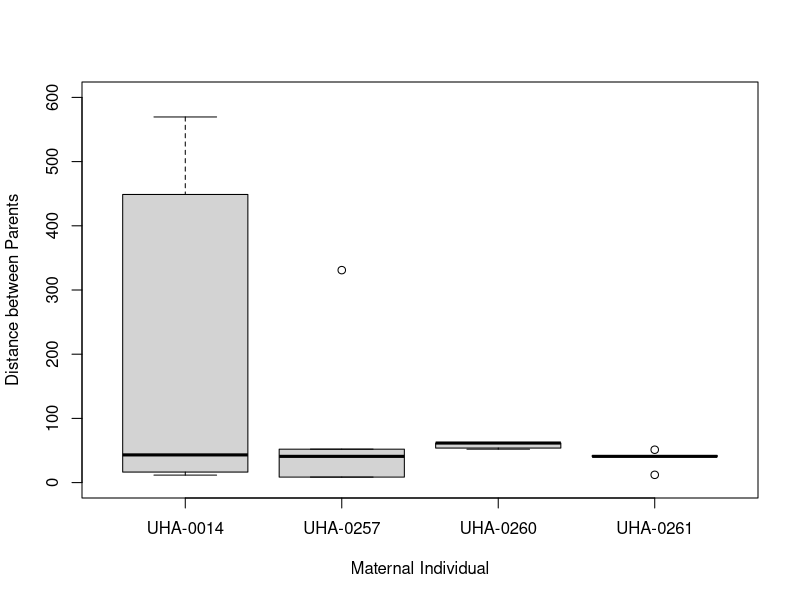

Write the R code that produced this figure.
#####################
#     Libraries     #
#####################

library(geosphere)

###############################
#     Parentage Analyses      #
###############################

#set working directory 
setwd("G:/Shared drives/Emily_Schumacher/Project_Folders/USBG_Hybrid_Acorns/UHA_analyses")

#load in data file 
UHA_results_df <- read.csv("UHA_results_df.csv")

#clean data frame 
UHA_results_df <- UHA_results_df[,1:10]

##calculate distances
#create a column for distance between mom and dad 
UHA_results_df$distance_between_parents <- NA

#loop to calculate distance between parents
for(d in 1:nrow(UHA_results_df)){
  
  UHA_results_df$distance_between_parents[d] <- distm(UHA_results_df[d,7:8], 
                                                      UHA_results_df[d,9:10],
                                                      fun=distGeo)
  
}

#calculate mean distance between parents 
UHA_dist_matrix <- matrix(nrow = length(unique(UHA_results_df$Mother_ID)),
                          ncol = 1)
for(m in 1:length(unique(UHA_results_df$Mother_ID))){
  
  UHA_dist_matrix[m,1] <- mean(UHA_results_df[UHA_results_df$Mother_ID == unique(UHA_results_df$Mother_ID)[[m]],][,11])

}

#name matrix 
rownames(UHA_dist_matrix) <- unique(UHA_results_df$Mother_ID)
colnames(UHA_dist_matrix) <- "Mean_Dist_Parents"

##plot different distances between parents 
pdf("dist_parents.pdf", width = 8, height = 8)
boxplot(UHA_results_df$distance_between_parents~UHA_results_df$Mother_ID,
        ylim = c(0,600), xlab = "Maternal Individual",
        ylab = "Distance between Parents")
dev.off()
